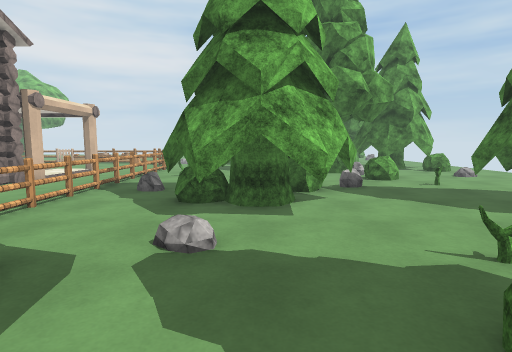
View 1 (above)

23 first-person views from a walk through a Unity game level. The camera is 1.4 m above the floor, tilts 6° down and sees 80° across. Doors are open. The floor is counted in squares, 1 m on a side. Each view is taken from the middle of a square. On the plan, view 1 faces up. The plan holds only what a view shows up to about 14 squares ahead; the rest is blank. The place goes on beyond the plan. The player character is not drawn. Surface patterns are stand-ins for the level's own textures.

View 2
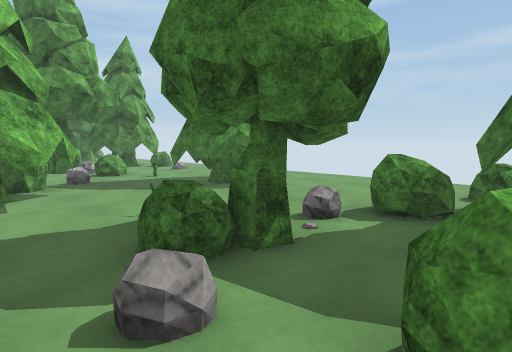

View 3
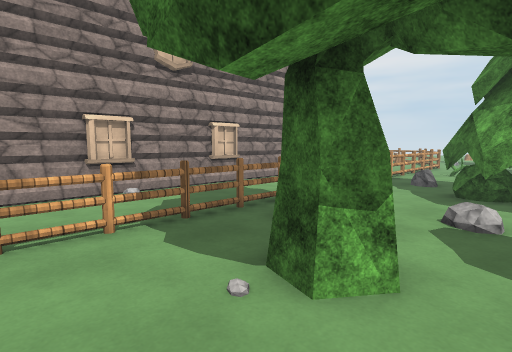

View 4
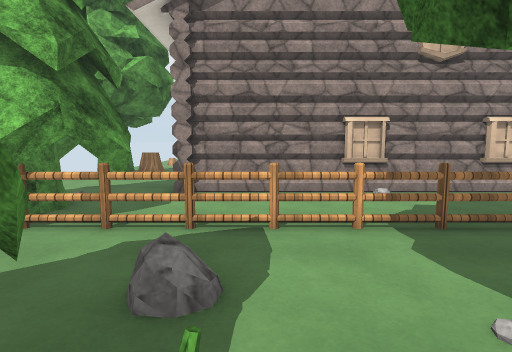

View 5
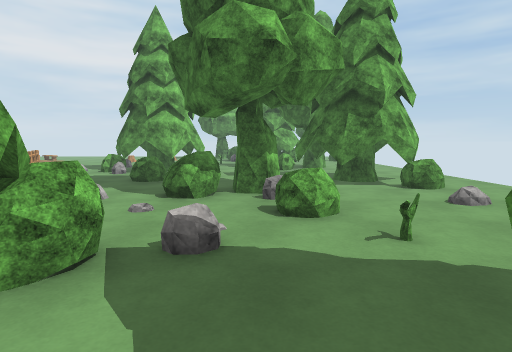

View 6
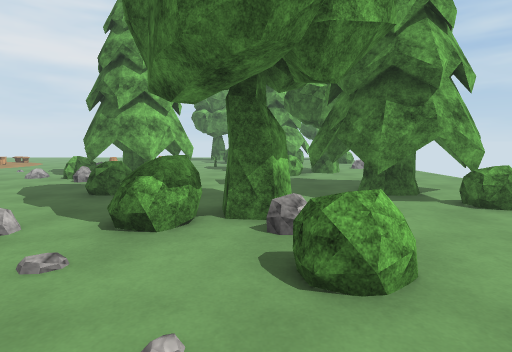

View 7
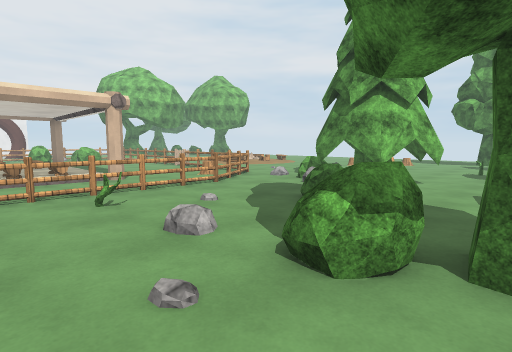

View 8
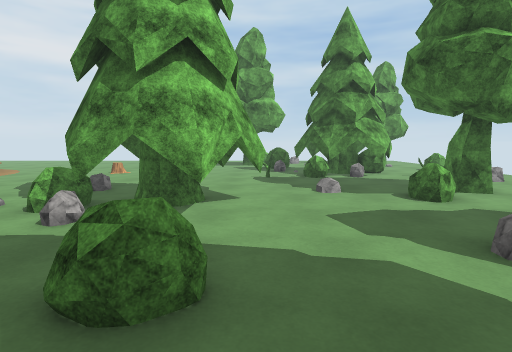

View 9
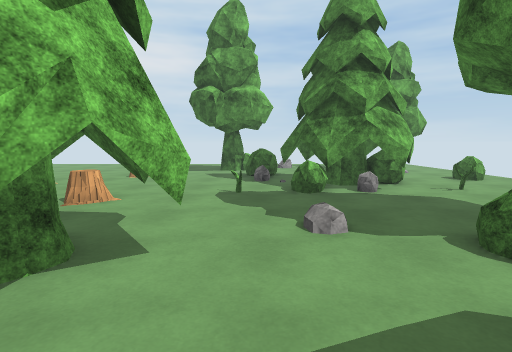

View 10
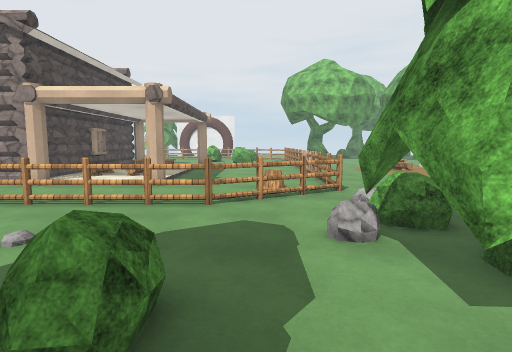

View 11
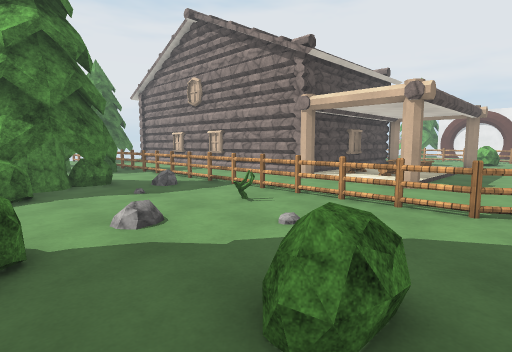

View 12
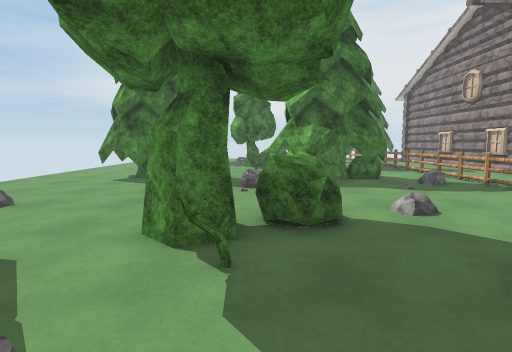

View 13
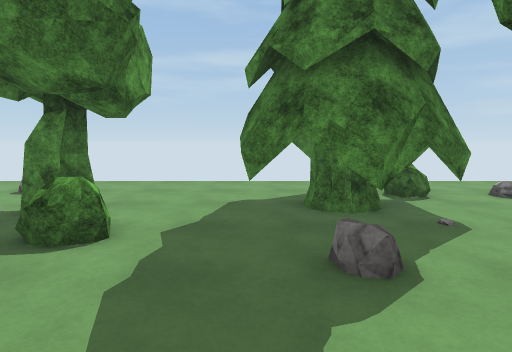

View 14
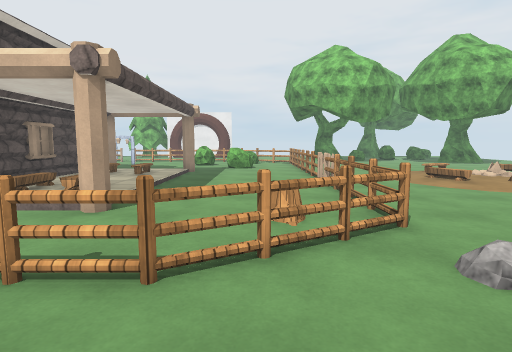

View 15
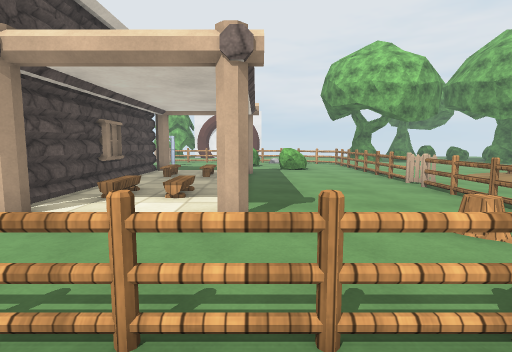

View 16
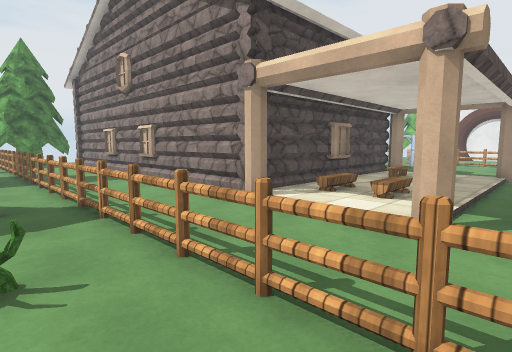

View 17
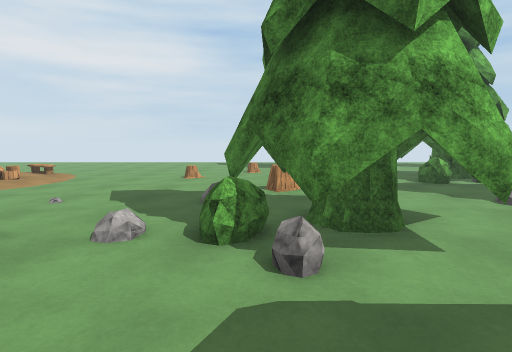

View 18
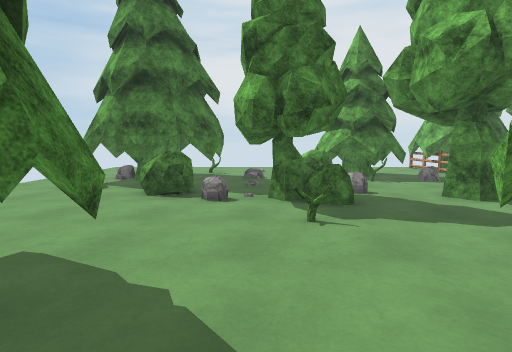

View 19
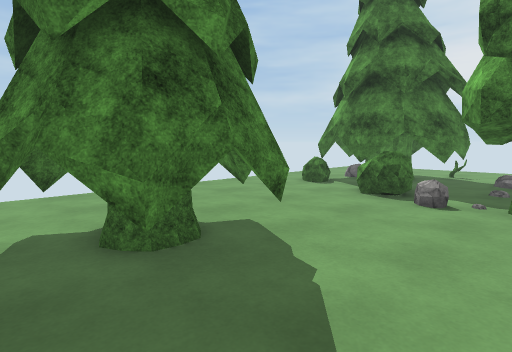

View 20
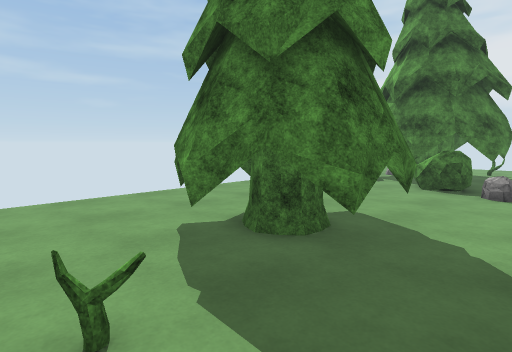

View 21
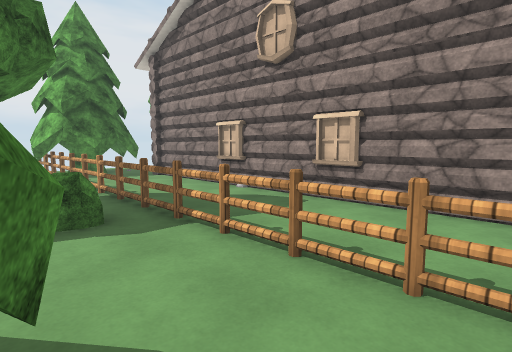

View 22
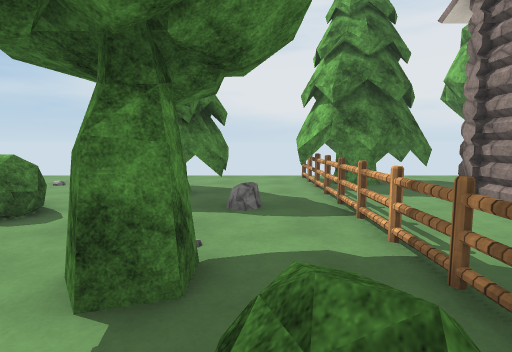

View 23
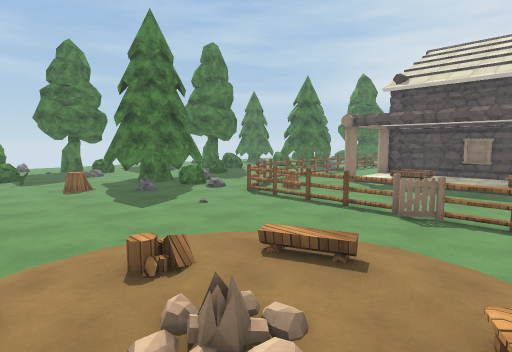

### Floor plan
Key: @ floor where view 1 was taken; # wall or solid block; . main floor; : floor 0.25 m higher than the main floor; / step, stairs or slope; O other object.
Columns run from 16 left of view 1 to 12 right of it. Each row starts with its distance up from view 1.
 31     ..............O OO  ..OO
 30 /  :O..............OOOOOO...
 29   :::...............OOOO.....
 28  ::::............O.OOOO.O....
 27 O::::.........O.............
 26 ../O..........O..............
 25 ..............OOO......O.....
 24 .............OOOO..O...OO....
 23  ............OOOOO...OO......
 22  ..O.......:OOOOOO...O.......
 21 OOOOOOOOOO.//OOOO............
 20  .......O.O...O........OOO...
 19  .......O.O...........OOOOO..
 18  ..........O...OO.....OOOOO..
 17  ..........O....O...O.OOOOO..
 16  ......##..O........O..OOOO..
 15  ::::::##..O......OOOO.......
 14  O:::OO:...O.O....OO.O.......
 13  :::::::...O.........O...O...
 12  ::::::##..O.........OO......
 11 #########..O.................
 10        #...O...OOOOO..O......
  9        #...O.:.OOOO....OO....
  8        #...O..OOOOO...OOOO...
  7        #...O..OOOOO...OOOO...
  6        #...O...OOOO...OOOO...
  5        #...O...........OO....
  4        #...O...O...O.........
  3        #...OOO...............
  2        #...O.O....O##........
  1        #...O..OO..OO#OOO.....
  0        #...O..O.@O.#O.OO.....
 -1        #...O......O....OOOO..
 -2        #...O...O.OO ..O.OOO..
 -3        #...O.O.OOO  ..OOOOO
 -4        #...O..OOOO.. OOO  O
 -5      ...OOOO..OOOO . .OO  O
 -6     ... OOOOO.OO   ...OOO
 -7    OO..OOOOO....    ...
 -8    OO..OO  O.....
 -9     ...     .....

Positions as (right, up) in squares from view 1, and headings:
1: (0, 0), facing up
2: (0, -2), facing up-right
3: (0, -2), facing up-left
4: (0, -2), facing left
5: (4, 6), facing up
6: (4, 9), facing up
7: (4, 11), facing up-left
8: (1, 15), facing up
9: (2, 19), facing up
10: (2, 19), facing left
11: (2, 19), facing down-left
12: (3, 20), facing down
13: (1, 20), facing right
14: (-2, 19), facing left
15: (-3, 16), facing left
16: (-3, 17), facing down-left
17: (-3, 17), facing up
18: (4, 9), facing down
19: (3, 9), facing down-right
20: (4, 11), facing down-right
21: (-2, 9), facing down-left
22: (-3, 4), facing down
23: (-16, 30), facing down-right
